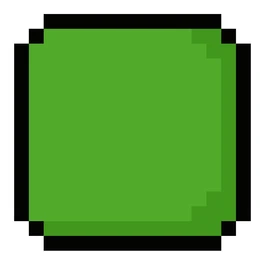
#> input picture green-square-pixel-art.png, 260 x 258 px
$ python -i image_processing.py   (imports and definitions only)
#> lines starting #> are read from the running program, lines starting #| are printed output that depends on the picture; after the words box and inside, x2 and y2 are one past the last pixel; in counts of white or black regions, pixels touching at a corner belong together
import cv2
import numpy as np
import json
from pathlib import Path
import sys

OUTPUT_PATH = Path("exports")

def image_to_picross_grid(image_path, target_width=32, target_height=32, threshold_val=127):
    """
    Converts an image into a clean 2D binary grid optimized for Picross,
    removing accidental internal holes and stray background noise.
    """
#> called with image_path = '../green-square-pixel-art.png', target_width = 32, target_height = 32, threshold_val = 127
    # 1. Load image in grayscale
    img_gray = cv2.imread(image_path, cv2.IMREAD_GRAYSCALE)
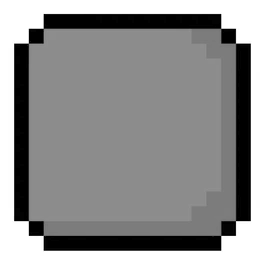
#> img_gray: shape (258, 260); min 0, max 255, mean 138.4

    # 2. Resize image
    img_small = cv2.resize(img_gray, (target_width, target_height), interpolation=cv2.INTER_AREA)
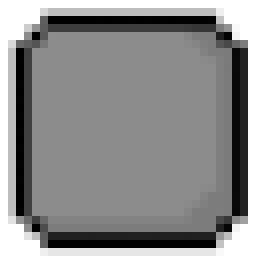
#> img_small: shape (32, 32) (shown 8 times larger); min 0, max 255, mean 138.3

    # 3. Apply a solid Global Threshold (No dithering)
    # We invert the threshold (THRESH_BINARY_INV) so that dark subject features
    # become '1' (filled blocks) and white backgrounds become '0' (empty spaces).
    _, img_binary = cv2.threshold(img_small, threshold_val, 255, cv2.THRESH_BINARY_INV)
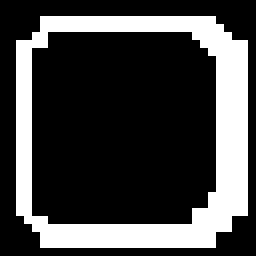
#> img_binary: shape (32, 32) (shown 8 times larger); 26.5% white; 1 white region, box (x1, y1, x2, y2) and area: (2, 2, 31, 31) 271

    # 4. Use Morphological Operations to close internal holes
    # A 2x2 or 3x3 structuring element acts as a cleaning brush
    kernel = np.ones((2, 2), np.uint8)

    # MORPH_CLOSE fills in small black holes inside solid white shapes
    img_cleaned = cv2.morphologyEx(img_binary, cv2.MORPH_CLOSE, kernel)
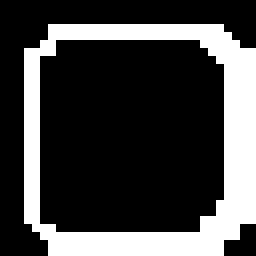
#> img_cleaned: shape (32, 32) (shown 8 times larger); 26.5% white; 1 white region, box (x1, y1, x2, y2) and area: (3, 3, 32, 32) 271

    # Optional: MORPH_OPEN removes tiny single dots floating in empty space
    img_cleaned = cv2.morphologyEx(img_cleaned, cv2.MORPH_OPEN, kernel)
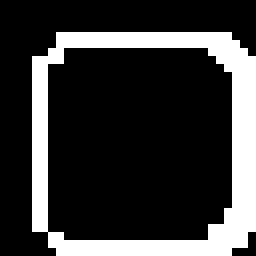
#> img_cleaned: shape (32, 32) (shown 8 times larger); 22.1% white; 1 white region, box (x1, y1, x2, y2) and area: (4, 4, 32, 32) 226

    # 5. Convert 255/0 values directly into a 1 and 0 integer matrix
    picross_grid = (img_cleaned // 255).astype(int)

    return picross_grid.tolist()

# [22 lines not run here, left out]

>>> result = image_to_picross_grid('../green-square-pixel-art.png')
#> result = 32 items
